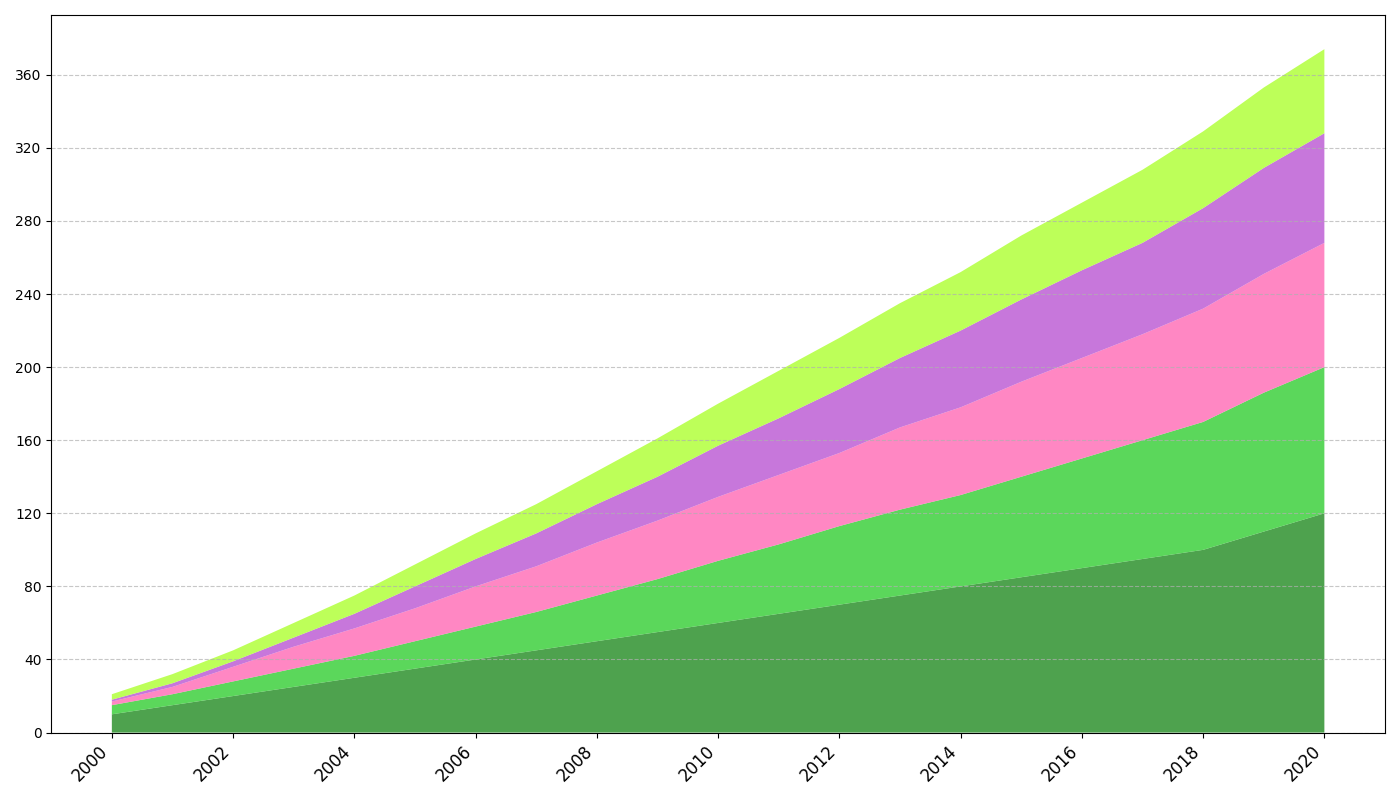

The Python source for this figure:
import matplotlib.pyplot as plt
import numpy as np

# Years from 2000 to 2020
years = np.arange(2000, 2021)

# Data for each plant type (in acres)
trees_area = np.array([10, 15, 20, 25, 30, 35, 40, 45, 50, 55, 60, 65, 70, 75, 80, 85, 90, 95, 100, 110, 120])
shrubs_area = np.array([5, 6, 8, 10, 12, 15, 18, 21, 25, 29, 34, 38, 43, 47, 50, 55, 60, 65, 70, 76, 80])
flowers_area = np.array([2, 4, 8, 12, 15, 18, 22, 25, 29, 32, 35, 38, 40, 45, 48, 52, 55, 58, 62, 65, 68])
herbs_area = np.array([1, 2, 3, 5, 8, 12, 15, 18, 21, 24, 28, 31, 35, 38, 42, 45, 48, 50, 55, 58, 60])
grasses_area = np.array([3, 5, 6, 8, 10, 12, 14, 16, 18, 21, 23, 26, 28, 30, 32, 35, 37, 40, 42, 44, 46])

# Create the stacked area plot
fig, ax = plt.subplots(figsize=(14, 8))
ax.stackplot(years, trees_area, shrubs_area, flowers_area, herbs_area, grasses_area,
             colors=['#228B22', '#32CD32', '#FF69B4', '#BA55D3', '#ADFF2F'],
             alpha=0.8)

# Customize x-ticks to show only year numbers
ax.set_xticks(years[::2])
ax.set_xticklabels([str(year) for year in years[::2]], rotation=45, ha='right', fontsize=12)
ax.yaxis.set_major_locator(plt.MaxNLocator(integer=True))

# Adding grid lines for readability
ax.yaxis.grid(True, linestyle='--', alpha=0.7)

# Automatically adjust layout to prevent overlap
plt.tight_layout()

# Display the plot
plt.show()
